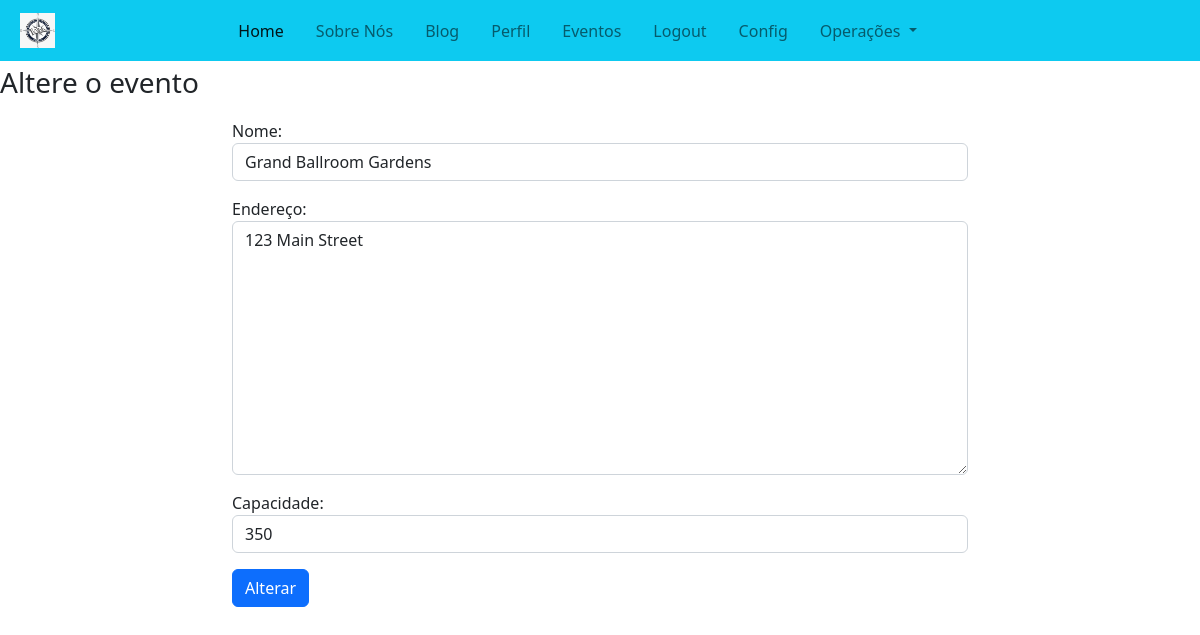
The app's page /events/venues/edit/2 (signed in) with its own data.
### events/models/venue_model.py (models this page shows, shortened)
class Venue(BaseModel):
    name = models.CharField(max_length=100)
    address = models.TextField()
    capacity = models.PositiveIntegerField()

### events/views/venue_form_view.py (the view)
# urls.py: path("venues/edit/<int:pk>", VenueFormView.as_view(), name="edit-venue"),
class VenueFormView(PermissionRequiredMixin, FormView):
    permission_required = "events.add_event"
    template_name = 'events/venue_form.html'
    form_class = VenueForm
    success_url = '/events/venue/register/'
    def get_initial(self):
        venue_id = self.kwargs.get('pk')
        venue = Venue.objects.filter(id=venue_id).first()
        initial_data = super().get_initial()
        if venue:
            initial_data['name'] = venue.name
            initial_data['address'] = venue.address
            initial_data['capacity'] = venue.capacity
        return initial_data
    def get_context_data(self, **kwargs):
        context = super().get_context_data(**kwargs)
        venue_id = self.kwargs.get('pk')
        context["venue_id"] = venue_id
        return context

### events/forms/venue_form.py
class VenueForm(forms.ModelForm):
    class Meta:
        model = Venue
        fields = ['name', 'address', 'capacity']
        labels = {
            "name": "Nome",
            "address": "Endereço",
            "capacity": "Capacidade",
        }
        widgets = {
            'name': forms.TextInput(attrs={'class': 'form-control'}),
            'address': forms.Textarea(attrs={'class': 'form-control'}),
            'capacity': forms.NumberInput(attrs={'class': 'form-control'}),
        }

### core/core_context_processor.py (called while the page is built)
def context_user_data(request):
    file_path = find("json/church_info.json")
    church_info = {}
    try:
        with open(file_path, "r") as file:
            church_info = json.load(file)
    except FileNotFoundError:
        print("Erro: File not found")
    if request.user.is_authenticated:
        user = CustomUser.objects.get(pk=request.user.id)
        return {
            "user": user,
            "church_info": church_info,
        }
    else:
        return {"church_info": church_info}

### events/templates/events/venue_form.html (shortened to what this page needs)
{% extends 'core/base.html' %} {% load static %}{% block content %}
{% if 'edit-venue' in request.resolver_match.view_name %}
<p class="fs-3 fw-light">Altere o evento {{venue.name}}</p>
{% else %}
<p class="fs-3 fw-light">Cadastre um salão de eventos..</p>
{% endif %}
<div class="container my-2">
  <div class="row justify-content-center">
    <div class="col-8">
      {% if 'edit-venue' in request.resolver_match.view_name %}
      <form method="POST" , action="{% url 'events:update-venue' venue_id %}" id="venue-form">
        {% else %}
        <form method="POST" , action="{% url 'events:create-venue' %}" id="venue-form">
          {% endif %}
            {{form.as_p}}
            {% if 'edit-venue' in request.resolver_match.view_name %}
            <input type="submit" value="Alterar" class="btn btn-primary">
            {% else %}
            <input type="submit" value="Cadastrar" class="btn btn-primary">
            {% endif %}
          </form>
    </div>
    {% endblock %}

### records on screen
Venue: name "Grand Ballroom Gardens", address "123 Main Street", capacity "350"
